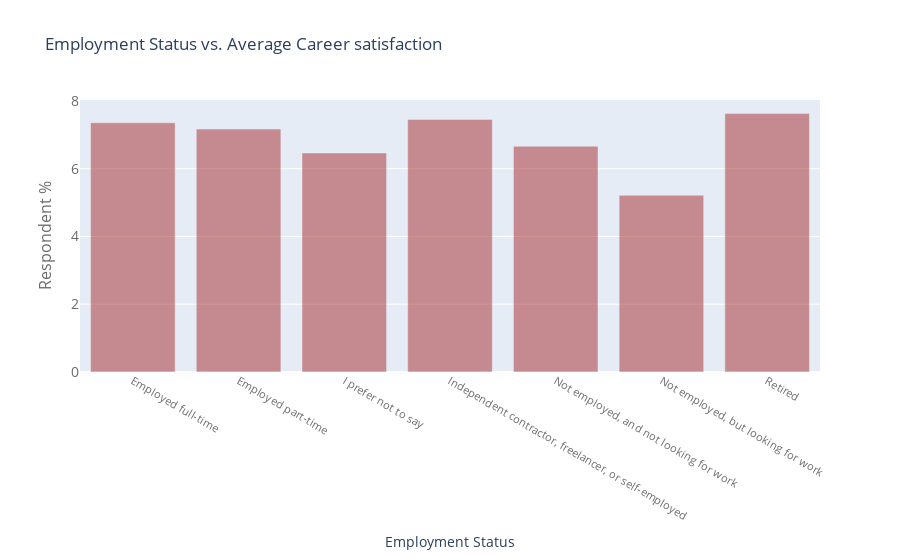

The notebook cell saved with this chart:
### Markdown cell above
## According to EmploymentStatus, which group has the highest average Career satisfaction?

### Code cell
df = survey_2017.groupby(['EmploymentStatus']).mean()['CareerSatisfaction']
df = df.reset_index()
df.columns = ['labels', 'values']
df = df[df['values'] > 0]
df['values'] = df['values']
var_title = "Employment Status vs. Average Career satisfaction"
var_x = df['labels']
var_y = df['values']
var_xticks='Employment Status'
var_yticks='Respondent %'
var_filename='fieldSalary_barchart.png'
var_color='brown'
var_opacity = 0.5
draw_barchart(var_x,var_y,var_xticks, var_yticks, var_title, var_filename, var_color, var_opacity)

### Figure 1 — Plotly figure (JSON) as saved in the notebook; plotly's stock layout.template omitted (floating-point values rounded to 4 significant figures)
{"data": [{"marker": {"color": "brown", "reversescale": true}, "opacity": 0.5, "type": "bar", "x": ["Employed full-time", "Employed part-time", "I prefer not to say", "Independent contractor, freelancer, or self-employed", "Not employed, and not looking for work", "Not employed, but looking for work", "Retired"], "y": [7.355, 7.169, 6.464, 7.454, 6.662, 5.216, 7.626]}], "layout": {"title": {"text": "Employment Status vs. Average Career satisfaction"}, "xaxis": {"tickfont": {"color": "rgb(107, 107, 107)", "size": 11}, "title": {"text": "Employment Status"}}, "yaxis": {"tickfont": {"color": "rgb(107, 107, 107)", "size": 14}, "title": {"font": {"color": "rgb(107, 107, 107)", "size": 16}, "text": "Respondent %"}}}}
